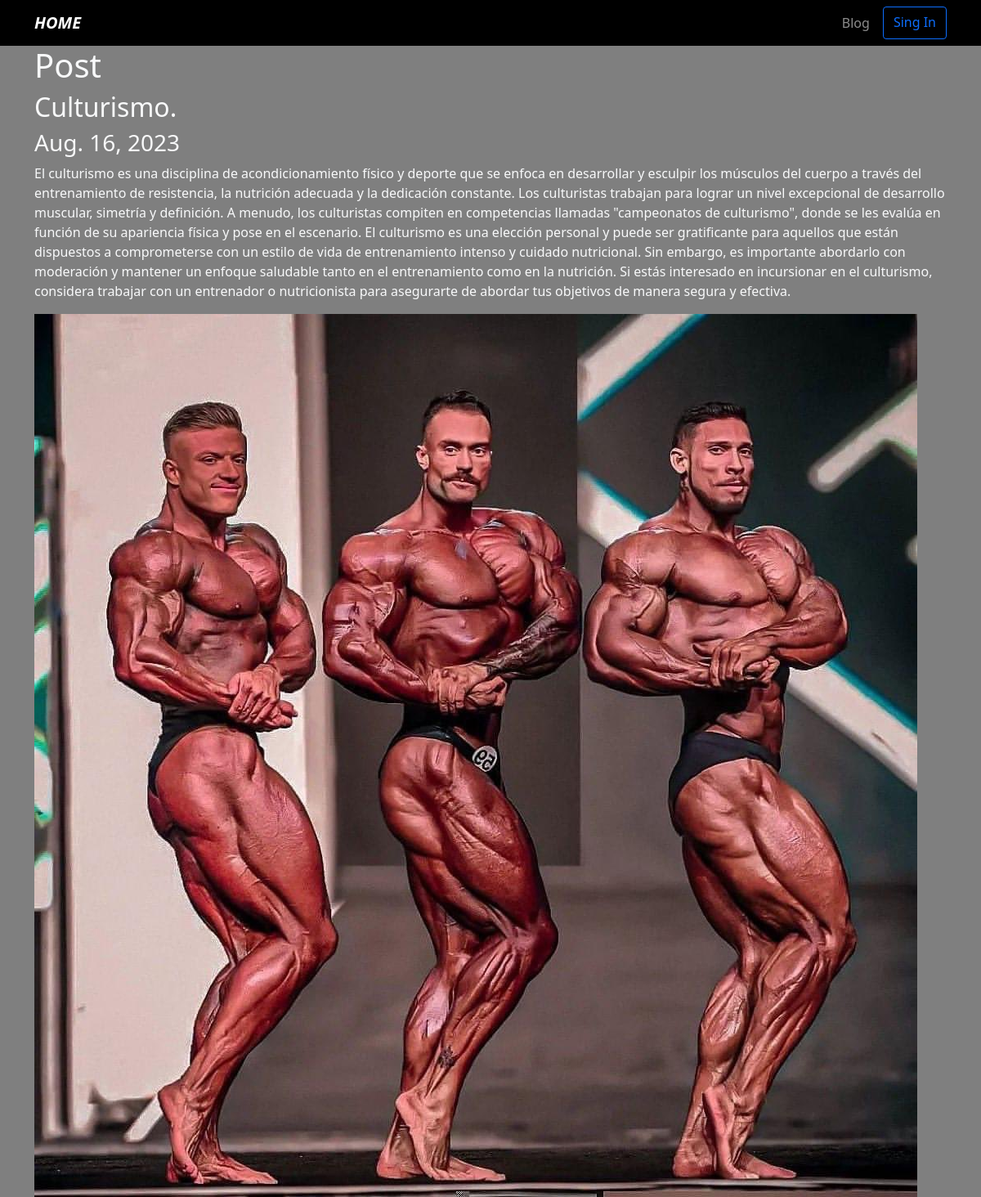
/blog/8, run on the app's committed database.
### blog/models.py (models this page shows)
class Post(models.Model):
    title = models.CharField(max_length=1000)
    description = models.TextField()
    image = models.ImageField(upload_to="blog/images")
    date = models.DateField(datetime.date.today)

### blog/views.py (the view)
# urls.py: path("<int:post_id>", post_detail, name="post_detail"),
def post_detail(request, post_id):
    post = get_object_or_404(Post, pk=post_id)
    return render(request, 'post_detail.html', {"post": post})

### blog/templates/post_detail.html
{% extends 'layoul.html' %}
{% block content %}
<h1>Post</h1>
<h2>{{post.title}}</h2>
<h3>{{post.date}}</h3>
<p>{{post.description}}</p>
<img src= "{{post.image.url}}" alt="{{post.title}}" />
{% endblock %}

### porfolio/static/main.css (style rules this page uses)
body { background: rgb(127, 127, 127); }

### data on the page
Post: title "Culturismo.", date "Aug. 16, 2023", description "El culturismo es una disciplina de acondicionamiento físico y deporte que se enfoca en desarrollar y esculpir los músculos del cuerpo a través del entrenamiento de resistencia, la nutrición adecuada y la dedicación constante. Los culturistas trabajan para lograr un nivel excepcional de desarrollo muscular, simetría y definición. A menudo, los culturistas compiten en competencias llamadas \"campeonatos de culturismo\", donde se les evalúa en función de su apariencia física y pose en el escenario. El culturismo es una elección personal y puede ser gratificante para aquellos que están dispuestos a comprometerse con un estilo de vida de entrenamiento intenso y cuidado nutricional. Sin embargo, es…", image (picture)
